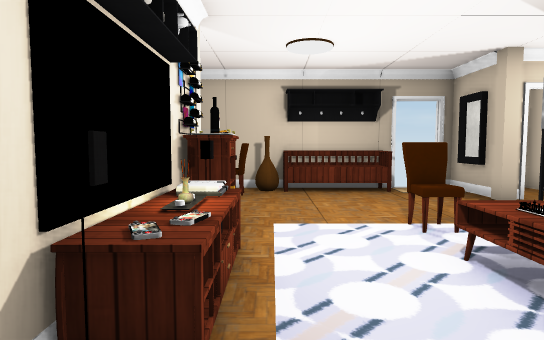
View 1 (above)

19 first-person views from a walk through a scene from a Unity 3-D project. The camera is 1.4 m above the floor, tilts 4° down and sees 75° across. The floor is counted in squares, 1 m on a side. Each view is taken from the middle of a square. On the plan, view 1 faces up. The plan holds only what a view shows up to about 15 squares ahead; the rest is blank. Some animated figures are not drawn. Door leaves are left out, so doorways stand open. Some surface patterns are stand-ins.

View 2
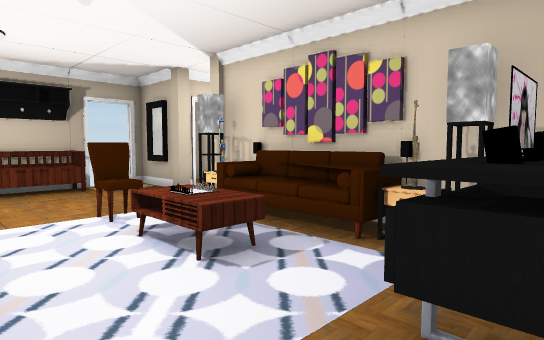

View 3
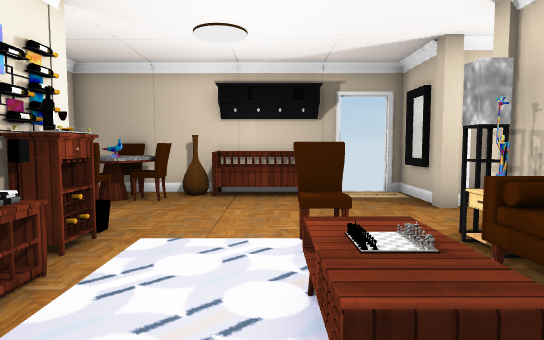

View 4
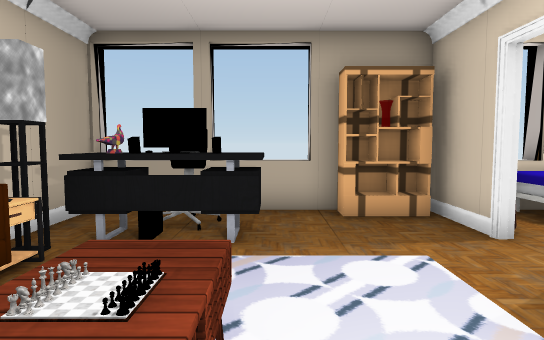

View 5
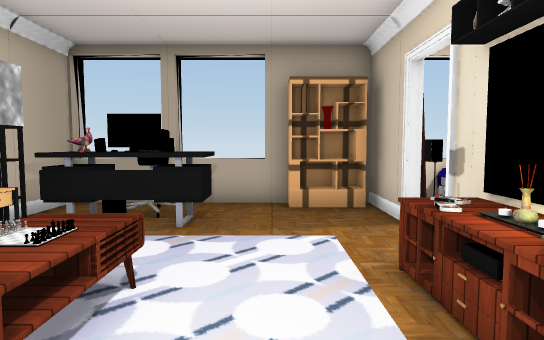

View 6
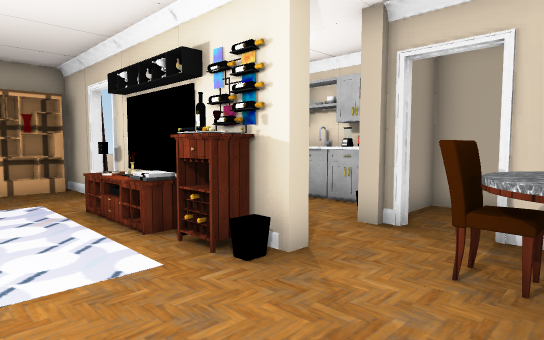

View 7
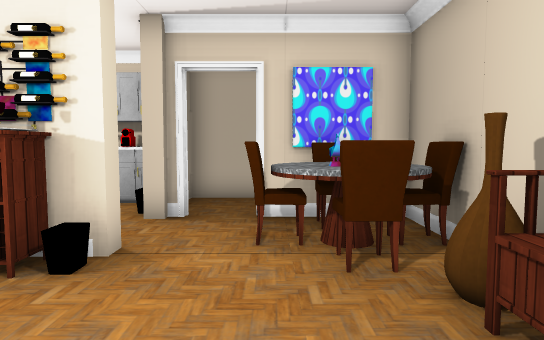

View 8
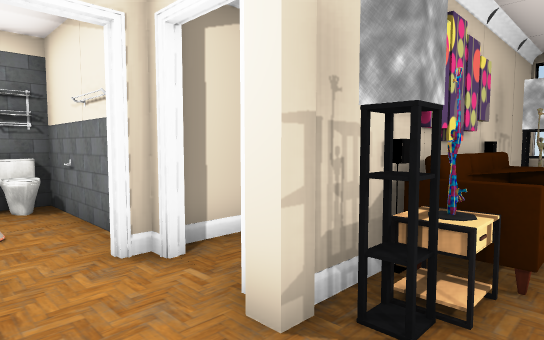

View 9
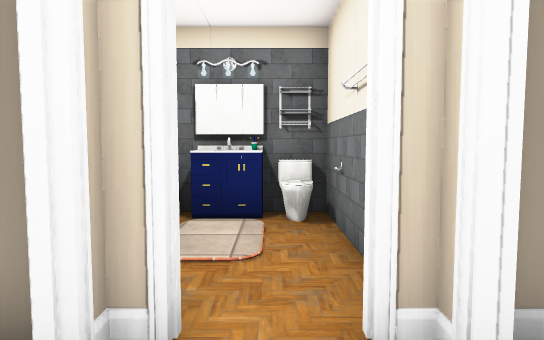

View 10
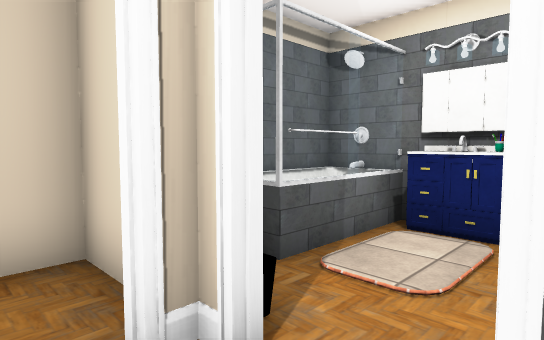

View 11
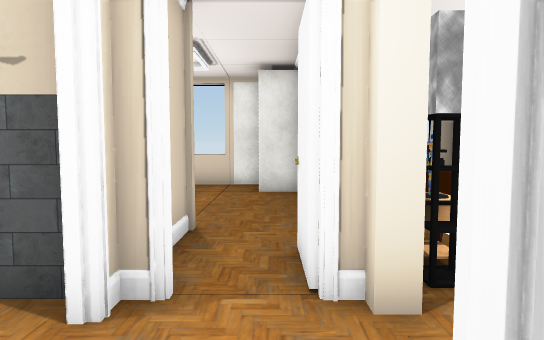

View 12
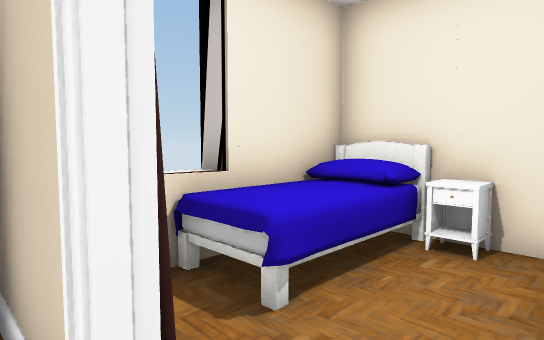

View 13
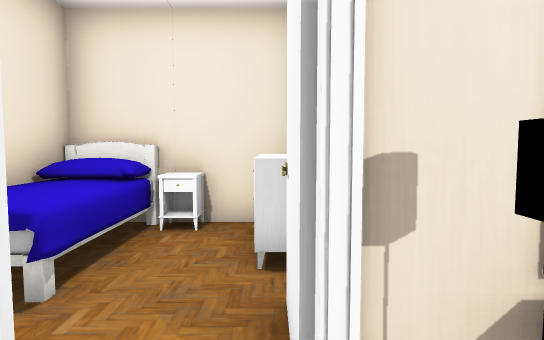

View 14
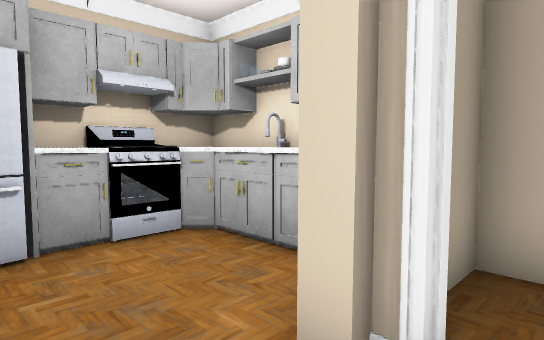

View 15
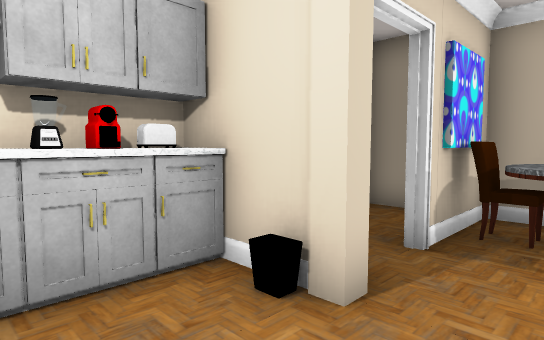

View 16
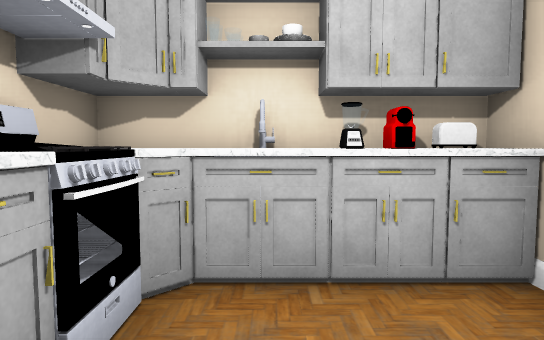

View 17
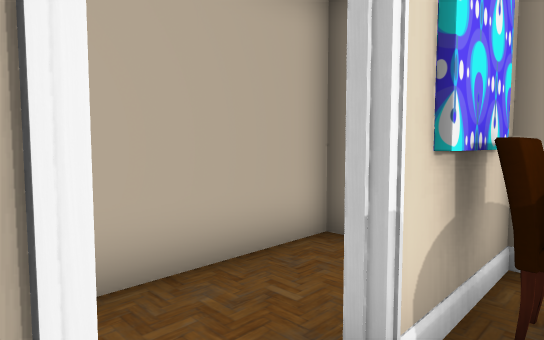

View 18
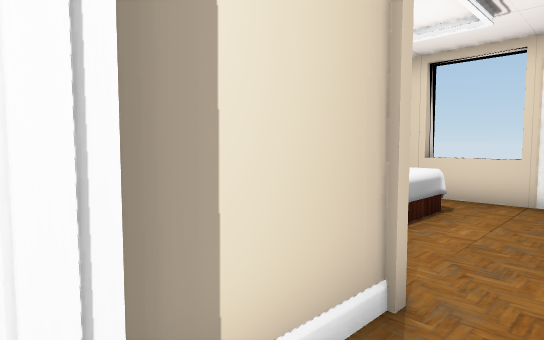

View 19
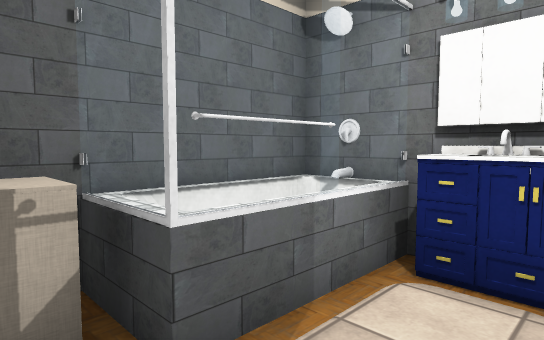

### Floor plan
Key: @ floor where view 1 was taken; # wall or solid block; x gap in a wall; . floor; D open door; = window, fence, low wall or low ledge; ^ raised ledge; B bench; C chair; M mirror; P pillar; T table; S sofa; H shelf; A cabinet; F fridge; E stove; O other object.
Columns run from 7 left of view 1 to 14 right of it. Each row starts with its distance up from view 1.
 12 ###########DD########
 11 #..#TCTOBBB..#.#OOOO##
 10 #..#CTC......M.###==##
  9 #..#TC.......PD#D...A#
  8 #..D................O#
  7 ###P.P.......P.#######
  6 #O=..#O..CC.T####
  5 #O....#. . .T###
  4 #^....O. TT.S#.P
  3 #####FT. TT.S#...
  2 ###EAFO.   .T#...
  1 #OOO##......T#...O
  0 #^...x.@.^OO##...O
 -1 #OOOO##... C^##..O
 -2 #OOOO HH...C.##  .
 -3 ####O ###^^^^###^^#

Positions as (right, up) in squares from view 1, and headings:
1: (0, 0), facing up
2: (0, -1), facing up-right
3: (2, 1), facing up
4: (2, 5), facing down
5: (1, 6), facing down
6: (2, 10), facing down-left
7: (3, 9), facing left
8: (4, 9), facing down-right
9: (6, 8), facing right
10: (7, 7), facing up-right
11: (7, 10), facing down
12: (-1, 1), facing down-left
13: (0, 1), facing left
14: (-2, 8), facing down-left
15: (-2, 4), facing up-left
16: (-2, 4), facing left
17: (-3, 7), facing up-left
18: (7, 7), facing down-right
19: (9, 8), facing up-right
